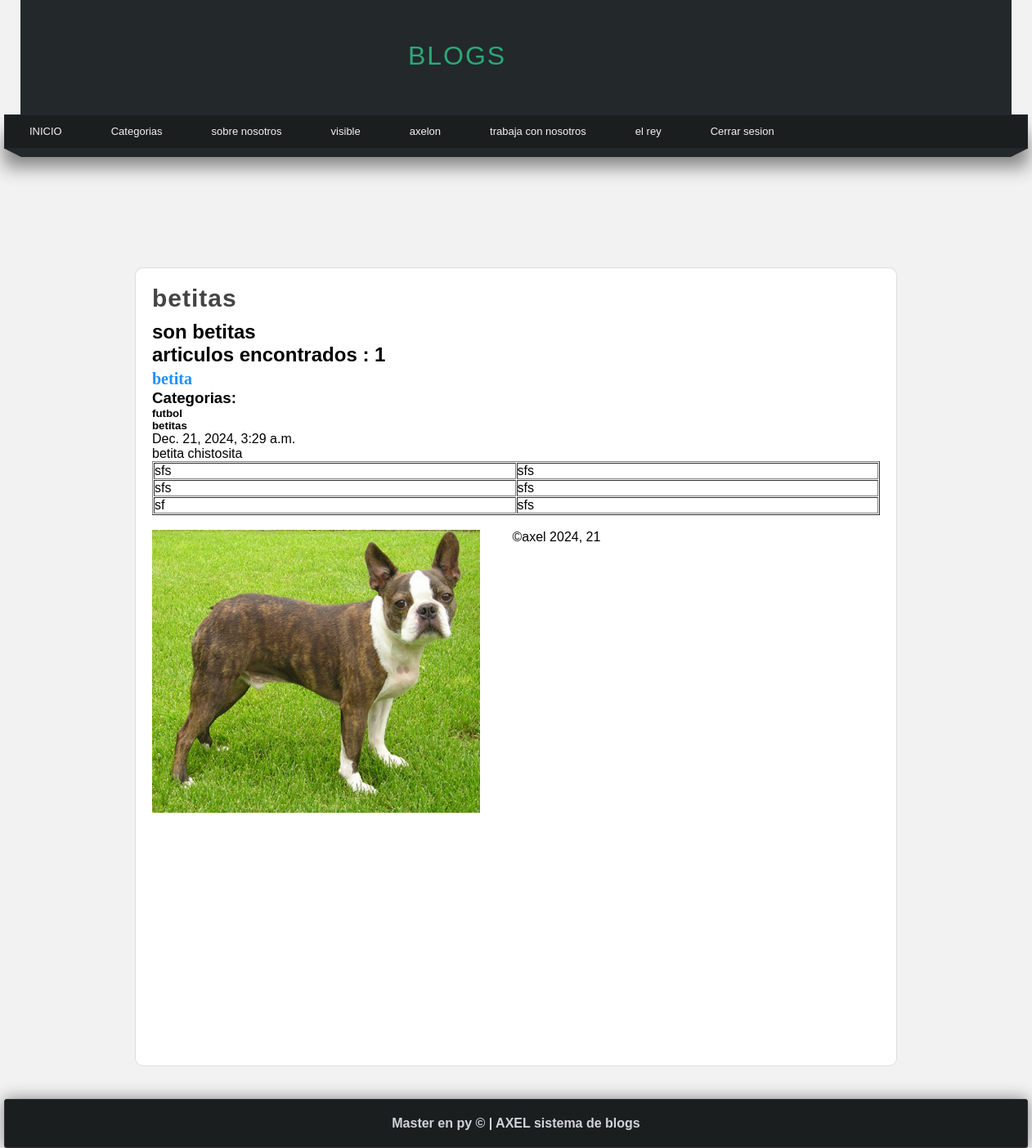
Page /categorias/4 (signed in) on the committed database.
### paginas/models.py (models this page shows, shortened)
class Page(models.Model):
    title = models.CharField(max_length=100)
    content = RichTextField()
    order = models.IntegerField(default=0, verbose_name="orden")
    slug = models.CharField(unique=True,max_length=100)
    public = models.BooleanField()
    created_at = models.DateTimeField(auto_now_add=True)
    updated_at = models.DateTimeField(auto_now=True)
    class Meta:
        verbose_name = 'pagina'
        verbose_name_plural = 'Paginas'

### blog/models.py (models this page shows, shortened)
class Categoria(models.Model):
    name = models.CharField(max_length=100, verbose_name='Nombre')
    description = models.CharField(verbose_name=("descripcion"), max_length=300)
    created_at = models.DateTimeField(auto_now_add=True, verbose_name='creado en :')
    def __str__(self):
        return self.name

class Articulo(models.Model):
    title = models.CharField(max_length=30)
    content = RichTextField()
    image = models.ImageField(default='null', upload_to='articles')
    user = models.ForeignKey(User,editable=False , on_delete=models.CASCADE)
    categoria = models.ManyToManyField(Categoria, verbose_name='categorias', blank=True)
    public = models.BooleanField(verbose_name="publicado?")
    created_at = models.DateTimeField(auto_now_add=True, verbose_name='creado en :')

### blog/views.py (the view)
# urls.py: path('categorias/<int:category_id>', views.category, name='categorias'),
@login_required(login_url='login') #permite proteger la vista
def category(request, category_id):
    categorias = get_object_or_404(Categoria, id = category_id)
    articulos2 = Articulo.objects.filter(categoria = category_id)
    return render(request,'categorias/categorias.html',{
        'categoria':categorias,
        'articles':articulos2
    })

### blog/context_processor.py (called while the page is built)
def get_Categorias(request):
    ids = Articulo.objects.filter(public = True).values_list( 'categoria', flat=True)
    Categoria1 = Categoria.objects.filter(id__in =  ids).values_list('id', 'name')
    return{
        'categorias':Categoria1,
        'public': ids
    }

### paginas/context_processor.py (called while the page is built)
def get_pages(request):
    pages = Page.objects.filter(public = True).order_by('order').values_list('id', 'title', 'slug')
    return{
        'pages':pages
    }

### blog/templates/categorias/categorias.html (shortened to what this page needs)
{% extends "layouts/layout.html"%}
{% block content %}
    <H1 class= "title">{{categoria.name}}</H1>
    <h2> {{categoria.description}}</h2>
    <h2>articulos encontrados : {{articles.count}}</h2>
    {% include "articulos/articulos.html" %}
{% endblock %}

### mainapp/templates/layouts/layout.html (shortened to what this page needs)
{% load static %}
<!DOCTYPE html>
<html lang="en">
<head>
    <link rel="stylesheet" type="text/css" href="{% static 'css/content.css' %}">
    <link rel="stylesheet" type="text/css" href="{% static 'css/styles.css' %}">
</head>
<body>
    <header>
        <div id="logotipo">
            <h1>BLOGS</h1>
        </div>
    </header>
    <nav>
        <ul>
            <li>
                <a href="{% url 'index' %}">INICIO</a>
            </li>
            {% if user.is_authenticated %}
                <li>
                    <a href="{% url 'listar_articulos' %}">Categorias</a>
                </li>
                {% for page  in pages %}
                    <li>
                        <a href="{% url 'pagina' page.2 %}"> {{page.1}}</a>
                    </li>
                {% endfor %}
                <li>
                    <a href="{% url 'logout' %}">Cerrar sesion</a>
                </li>
            {% endif %}
        </ul>
    </nav>
    <div class="barra">
        <span class="esquina-izquierda"></span>
        <span class="relleno"></span>
        <span class="esquina-derecha"></span>
    </div>
    <div class="content">
        <div class="box">
            {% block content %}{% endblock %}
        </div>
    </div>
</body>
<footer>
    <h4>Master en py &copy; | AXEL sistema de blogs</h4>
</footer>
</html>

### blog/templates/articulos/articulos.html (shortened to what this page needs)
{% for article in articles %}
    <article class="article-item">
        <div class = "data">
            <h2><a href="{% url 'articulo_solo' article.id %}">{{article.title}}</a></h2>
            <h3>Categorias: </h3>
            {% for category in article.categoria.all %}
                <h5>{{category}}</h5>
            {% endfor %}
            <span class="date"> {{article.created_at}}</span>
            <p>
                {{article.content|safe}}
            </p>
        </div>
        {% if article.image != 'null' and article.image.url|length >= 1 %}
            <div class=" image">
                <img src="{{ article.image.url }}" alt="Imagen de artículo">
            </div>
        {% else %}
            <p>No hay imagen disponible.</p>
        {% endif %}
        <p>&copy;{{article.user}} {{ article.created_at|date:"Y, d" }}</p>
{% endfor %}

### mainapp/static/css/content.css (style rules this page uses)
.box { background: white; border-radius: 10px; width: 890px; min-height: 935px; padding: 20px; border: 1px solid #ddd; margin: 0 auto; }
.box a { font-size: 20px; font-family: 'Georgia', serif; color: #1E90FF; text-decoration: none; }
.box .image { width: 45%; float: left; margin-right: 40px; }
.box .image img { width: 100%; }
.title { color: #444; letter-spacing: 1px; font-size:30px; margin-bottom: 10px; }
footer { width: 1250px; background-color: #1B1E1F; border: 1px solid #333; border-radius: 3px; color: #D1D4D6; text-align: center; margin: 0 auto; margin-top: 40px; padding-top: 20px; padding-bottom: 20px; box-shadow: 0px 0px 20px gray; }

### mainapp/static/css/styles.css (style rules this page uses)
* { margin: 0px; padding: 0px; font-family: sans-serif; text-decoration: none; }
body { background-color: #F2F2F2; }
header { width: 1212px; height: 140px; background-color: #23282b; margin: 0px auto; }
#logotipo { width: 35%; height: 140px; margin: 0 auto; padding-top: 10px; }
#logotipo h1 { display: block; float: left; margin-left: 20px; margin-top: 40px; letter-spacing: 2px; color: #2ba977; font-family: 'Franklin Gothic Medium', 'Arial Narrow', Arial, sans-serif; font-weight: normal; }
nav { margin: 0 auto; width: 1250px; height: 40px; background-color: #1b1e1f; border: 1px solid #23282b; box-shadow: 0px 22px 22px gray; font-size: 13px; }
nav > ul { list-style: none; text-decoration: none; }
nav > ul > li { line-height: 40px; float: left; }
nav > ul > li > a { display: block; padding-left: 30px; padding-right: 30px; color: #F2F2F2; }
.barra { width: 1250px; margin: 0 auto; margin-bottom: 145px; }
.esquina-izquierda { display: block; border-left: 20px solid transparent; border-top: 10px solid #23282b; float: left; }
.esquina-derecha { display: block; border-right: 20px solid transparent; border-top: 10px solid #23282b; float:right; }
.relleno { display: block; width: 1210px; height: 10px; background: #23282b; float: left; }

### rows in the picture
Page: title "sobre nosotros"
Page: title "visible"
Page: title "axelon"
Page: title "trabaja con nosotros"
Page: title "el rey"
Categoria: name "betitas", description "son betitas"
Articulo: title "betita", created_at "Dec. 21, 2024, 3:29 a.m.", content "betita chistosita sfs sfs sfs sfs sf sfs", image (picture), user "axel", created_at "2024, 21"
Categoria: name "futbol"

### other values in the picture
{{ articles.count }} "1"
